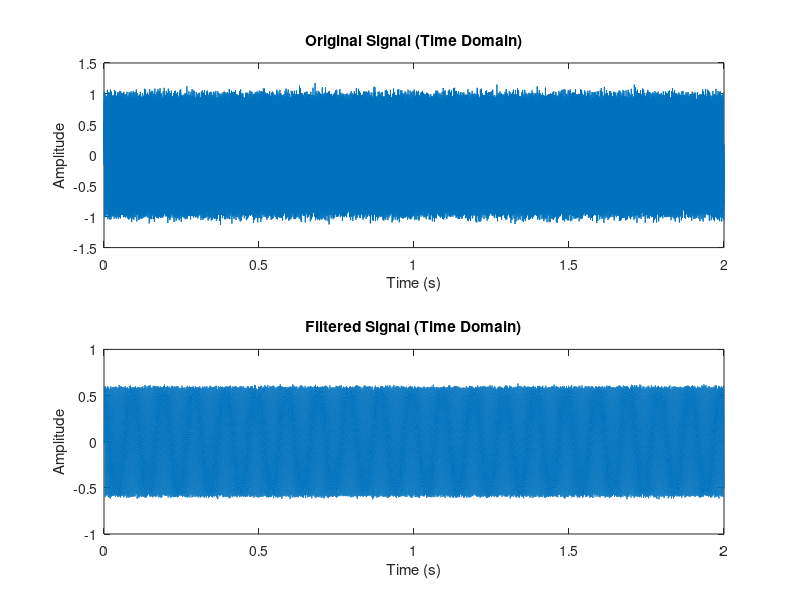
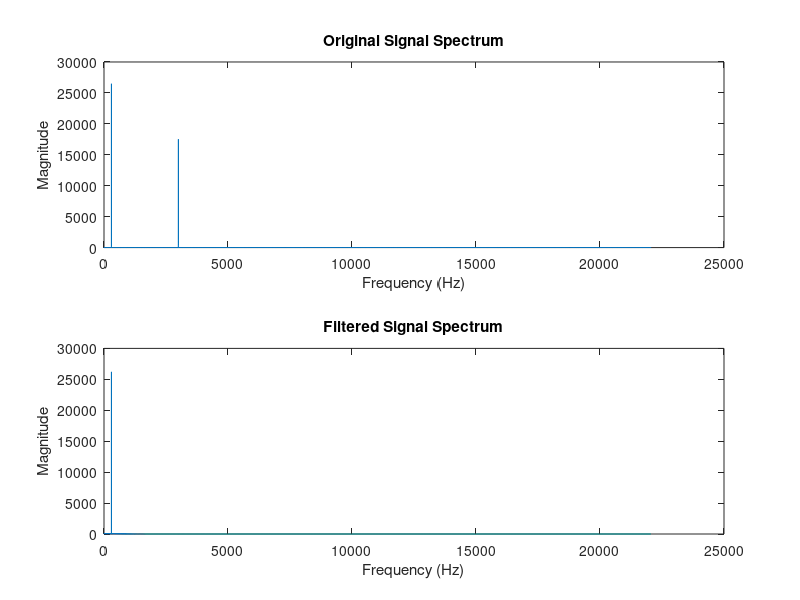

MATLAB code to generate these figures, in order:
clear; clc; close all;

%% Step 1: Generate the cursed audio
fs = 44100;                       % Sampling frequency
t = 0:1/fs:2;                     % 2 seconds duration
low_tone = 0.6 * sin(2*pi*300*t);      % Desired whisper (300 Hz)
high_tone = 0.4 * sin(2*pi*3000*t);    % Undesired curse (3000 Hz)
noise = 0.05 * randn(size(t));         % Random noise

signal = low_tone + high_tone + noise; % Combined signal

audiowrite('cursed_signal.wav', signal, fs);  % Save to WAV

%% Step 2: Design FIR Low-Pass Filter
cutoff_freq = 1000;                    % 1000 Hz cutoff
norm_cutoff = cutoff_freq / (fs/2);    % Normalize w.r.t. Nyquist
filter_order = 100;                    % Filter order
b = fir1(filter_order, norm_cutoff);   % FIR filter
a = 1;                                 % FIR: denominator is 1

%% Step 3: Apply filter
filtered_signal = filter(b, a, signal);

%% Step 4: Plot time domain
t = (0:length(signal)-1)/fs;
figure;
subplot(2,1,1); plot(t, signal);
title('Original Signal (Time Domain)'); xlabel('Time (s)'); ylabel('Amplitude');

subplot(2,1,2); plot(t, filtered_signal);
title('Filtered Signal (Time Domain)'); xlabel('Time (s)'); ylabel('Amplitude');

%% Step 5: Plot frequency domain
N = length(signal);
f = linspace(0, fs, N);
fft_orig = abs(fft(signal));
fft_filt = abs(fft(filtered_signal));

figure;
subplot(2,1,1); plot(f(1:N/2), fft_orig(1:N/2));
title('Original Signal Spectrum'); xlabel('Frequency (Hz)'); ylabel('Magnitude');

subplot(2,1,2); plot(f(1:N/2), fft_filt(1:N/2));
title('Filtered Signal Spectrum'); xlabel('Frequency (Hz)'); ylabel('Magnitude');

%% Step 6: Listen to both
disp("🔊 Playing original audio...");
soundsc(signal, fs);
pause(length(signal)/fs + 1);
disp("🔊 Playing filtered audio...");
soundsc(filtered_signal, fs);
